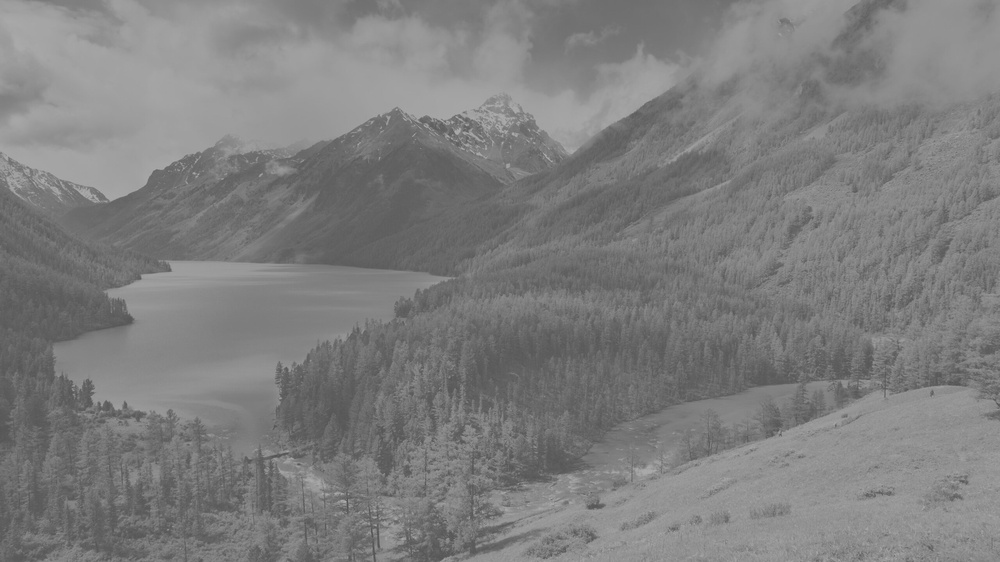
#> input picture Histogram/image/image.jpg, 1000 x 562 px, shrunk from 2560 x 1440 before the run
$ python step_four_five.py
#> lines starting #> are read from the running program, lines starting #| are printed output that depends on the picture
### Histogram/src/step_one.py
import numpy as np
from PIL import Image
from matplotlib import pyplot as plt


def rgb_to_gray(rgb):
    return np.dot(rgb[..., :3], [0.299, 0.587, 0.114]).astype(int)


def get_image_address(get_input=True):
#> called with get_input = True
    if get_input:
        return input('enter address of image: ')
#> the answer given: ../image/image.jpg
    return input('enter address for saving result: ')


def image_read():
    address = get_image_address()
    image = Image.open(address)
#> image is the input picture: PIL image 1000x562 RGB; min 80, max 178, mean 125.9
    print('mode of initial image: ' + image.mode)
#| mode of initial image: RGB
    return image


def get_image_data():
    image = image_read()
    im_arr = np.array(image)
    gray = rgb_to_gray(im_arr)
    return gray


# [5 lines that do not run on import are left out]

### Histogram/src/step_two.py
from step_one import *


def get_histogram(data):
    data_1d = data.flatten()
    count = np.zeros(256)

    for i in range(len(data_1d)):
        count[data_1d[i]] += 1
#> after the loop, count = 256 values, max 19383 at index 126, min 0 at index 0, mean 2195.3

    return count


# [9 lines that do not run on import are left out]

### Histogram/src/step_three.py

from step_two import *


def prefix_sum(data):
    counter_values = get_histogram(data)
#> counter_values has the same summary as count in get_histogram
    counter_keys = np.arange(0, 256, 1)
    for i in range(1, len(counter_values)):
        counter_values[i] = counter_values[i] + counter_values[i - 1]
#> after the loop, counter_values = 256 values from 0 to 562000

    return dict(zip(counter_keys, counter_values))


# [7 lines that do not run on import are left out]

### Histogram/src/step_four_five.py

from step_three import *


def mapping(color_levels, cumulative_sum, image_height, image_weight):
    return round((color_levels - 1) * cumulative_sum / (image_height * image_weight))


def section_five():
    data = get_image_data()
    cumulative_sum = prefix_sum(data)
#> cumulative_sum = 256 items
    new_image_array = np.zeros(data.shape)

    for k in cumulative_sum.keys():
        # print(f"{k} {cumulative_sum[k]}")
        cumulative_sum[k] = mapping(
            len(cumulative_sum.keys()), cumulative_sum[k], data.shape[0], data.shape[1])

    for i in range(data.shape[0]):
        for j in range(data.shape[1]):
            new_image_array[i][j] = cumulative_sum[data[i][j]]
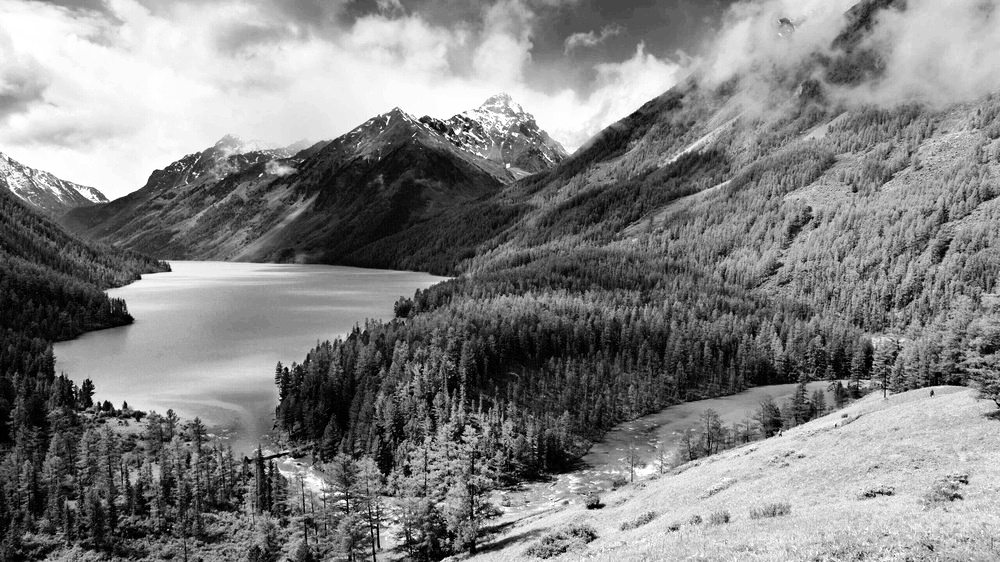
#> new_image_array: shape (562, 1000) float64; min 0, max 255, mean 129.9

    return new_image_array, cumulative_sum


def save_image(image_pixels, identifier):
    address = get_image_address(get_input=False)
    image = Image.fromarray(image_pixels).convert('LA')
    print(f'{address}/result_{identifier}.png')
    image.save(f'{address}/result_{identifier}.png')


if __name__ == "__main__":

    new_image_arr, cumulative_sum_dict = section_five()
#> cumulative_sum_dict = 256 items
    save_image(new_image_arr, identifier='sample')
#> (the run stopped early here; a loop or call above may not have finished)
